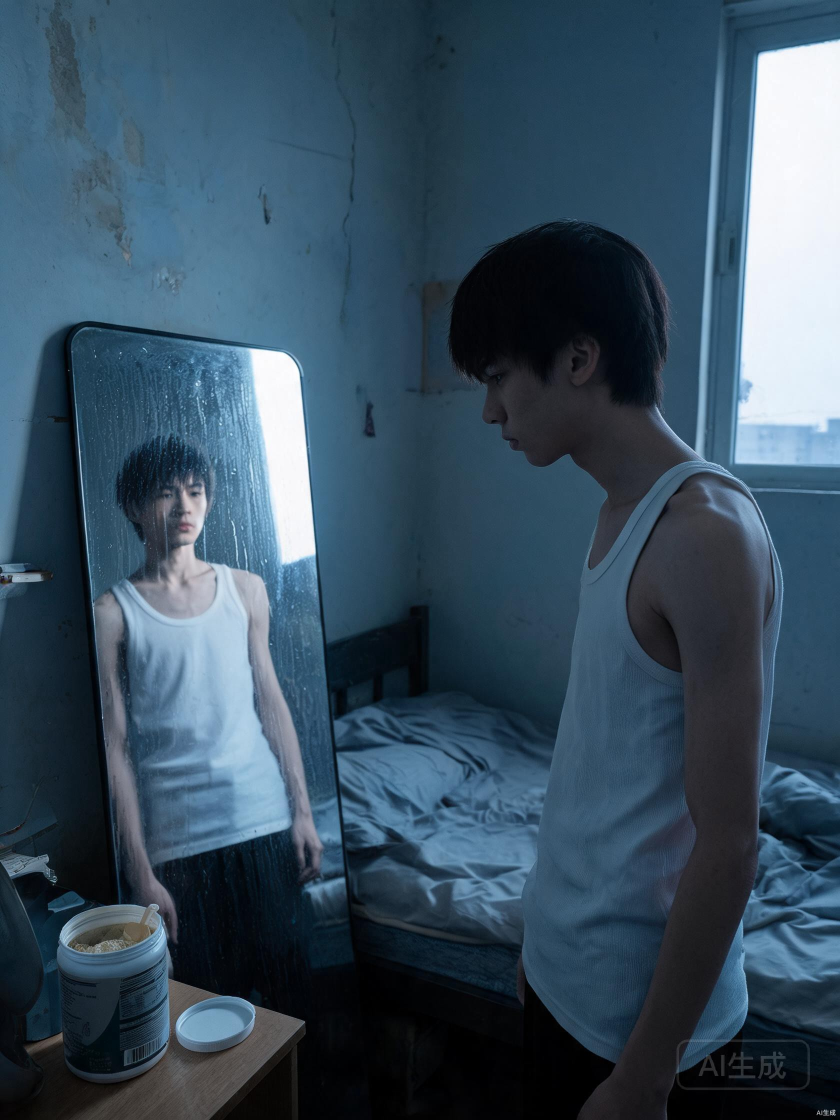
#> input picture muscle_growth_01_initial.jpg, 1680 x 2240 px (shown at 1/2 size)
$ python -i filter_images.py   (imports and definitions only)
#> lines starting #> are read from the running program, lines starting #| are printed output that depends on the picture; after the words box and inside, x2 and y2 are one past the last pixel; in counts of white or black regions, pixels touching at a corner belong together
#!/usr/bin/env python3
# -*- coding: utf-8 -*-
"""
农产品图片批量过滤工具

过滤规则（任一命中即判为不合格，移入 _rejected 对应分类目录）：
  1. 重复：文件内容完全相同，或解码后的像素完全一致（同图换格式/重压缩但像素不变）
  2. 人脸：检测到任意人脸（YuNet，低阈值）
  3. 车牌：OCR 命中中国车牌号格式
  4. 文字：OCR 识别出任何中英文文字（严格模式，默认）

用法示例：
  python3 filter_images.py /workspace/新数据
  python3 filter_images.py /workspace/新数据 --dry-run
  python3 filter_images.py /workspace/新数据 --text-keywords-only
"""

import argparse
import csv
import hashlib
import os
import re
import shutil
import signal
import sys
import time
from concurrent.futures import ProcessPoolExecutor

import cv2
import numpy as np
import pytesseract
from PIL import Image, ImageOps

IMAGE_EXTS = {".jpg", ".jpeg", ".jfif", ".png", ".bmp", ".webp", ".tif", ".tiff", ".gif"}

CAT_DUP = "重复"
CAT_FACE = "人脸"
CAT_PLATE = "车牌"
CAT_TEXT = "文字"
CAT_BAD = "无法解码"

# 分类优先级（同一张图命中多个原因时，按此顺序落入最靠前的目录，报告里仍记录全部原因）
PRIORITY = [CAT_DUP, CAT_FACE, CAT_PLATE, CAT_TEXT]

PROVINCES = "京津沪渝冀豫云辽黑湘皖鲁新苏浙赣鄂桂甘晋蒙陕吉闽贵粤青藏川宁琼使领"
PLATE_RE = re.compile(
    rf"[{PROVINCES}][A-HJ-NP-Z][A-HJ-NP-Z0-9]{{4,6}}"
)
# 省份字被 OCR 误识时的宽松车牌：6~7 位字母数字、至少 1 个字母、至少 4 个数字
PLATE_LOOSE_RE = re.compile(r"^[A-Z0-9]{6,7}$")

# 描述类关键词（仅在 --text-keywords-only 时用于判定文字违规，默认严格模式不使用）
KEYWORD_GROUPS = {
    "地名": [
        "省", "市", "县", "镇", "村", "区", "路", "街", "巷", "产地", "产区", "基地",
        "农场", "果园", "合作社", "市场", "批发", "直发", "发货", "新疆", "云南", "山东",
        "陕西", "广西", "海南", "四川", "福建", "赣南", "烟台", "褚橙", "赣州", "洛川",
    ],
    "重量": [
        "kg", "KG", "Kg", "公斤", "千克", "克", "g", "斤", "两", "吨", "磅", "lb",
        "净重", "毛重", "规格", "装", "箱", "件",
    ],
    "种类": [
        "苹果", "橙", "脐橙", "橘", "柑", "柚", "梨", "桃", "李", "杏", "枣", "葡萄",
        "草莓", "蓝莓", "樱桃", "荔枝", "龙眼", "芒果", "香蕉", "猕猴桃", "柿", "石榴",
        "火龙果", "菠萝", "哈密瓜", "西瓜", "蔬菜", "水果", "土豆", "番茄", "西红柿",
        "黄瓜", "辣椒", "大蒜", "生姜", "洋葱", "胡萝卜", "白菜", "萝卜", "玉米", "大米",
    ],
    "新鲜度": [
        "新鲜", "现摘", "现采", "当日", "当天", "刚摘", "新鲜采摘", "特级", "一级", "二级",
        "精品", "优选", "优质", "鲜", "嫩", "甜", "多汁", "脆", "包邮", "产地直供",
    ],
    "颜色": [
        "红", "绿", "黄", "紫", "白", "黑", "青", "橙", "蓝", "褐", "色",
    ],
}

OCR_LANG = "chi_sim+eng"
CJK_RE = re.compile(r"[\u4e00-\u9fff]")


def _core(t):
    """去掉标点空白，仅保留汉字/字母/数字。"""
    return re.sub(r"[^\u4e00-\u9fffA-Za-z0-9]", "", t)


# ----------------------------- 基础工具 -----------------------------

# [49 lines left out: functions list_images, sha256_file, load_rgb, pixel_hash, _resize_long_side, not called in this run]


# ----------------------------- 人脸检测 -----------------------------

_FACE_DET = None


# [29 lines left out: functions _get_face_detector, detect_faces, not called in this run]


# ----------------------------- OCR -----------------------------

def _prep_for_ocr(rgb):
    """返回用于 OCR 的灰度变体：尺度归一图 + 反色二值图（兼顾深底浅字）。"""
    gray = cv2.cvtColor(rgb, cv2.COLOR_RGB2GRAY)
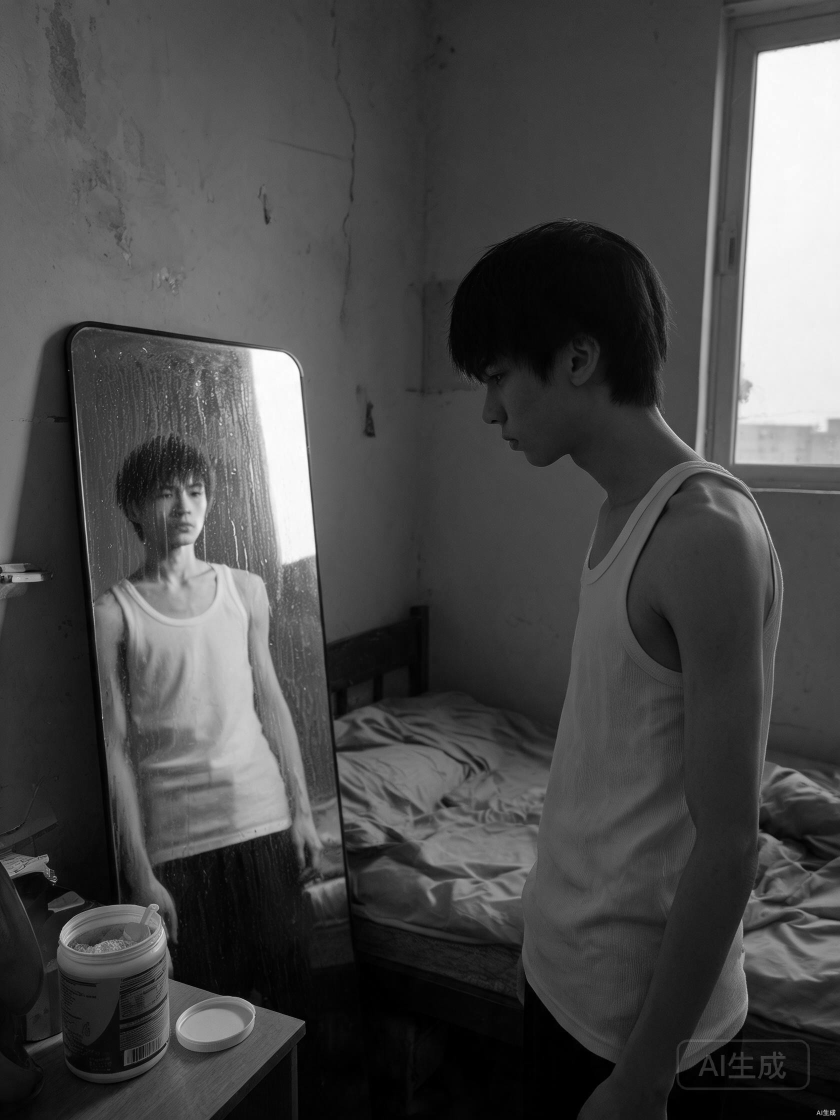
#> gray: shape (2240, 1680) (shown at 1/2 size); min 0, max 255, mean 73.6
    h, w = gray.shape[:2]
#> h = 2240; w = 1680
    long_side = max(h, w)
#> long_side = 2240
    # 小图放大到 1600（最多 2 倍），大图压到 1600，兼顾小字号识别与速度
    scale = 1.0
    if long_side > 1600:
        scale = 1600.0 / long_side
#> scale = 0.714
    elif long_side < 1600:
        scale = min(2.0, 1600.0 / long_side)
    if scale != 1.0:
        gray = cv2.resize(gray, (int(w * scale), int(h * scale)), interpolation=cv2.INTER_CUBIC)
#> gray: shape (1600, 1200)
    otsu_inv = cv2.threshold(gray, 0, 255, cv2.THRESH_BINARY_INV + cv2.THRESH_OTSU)[1]
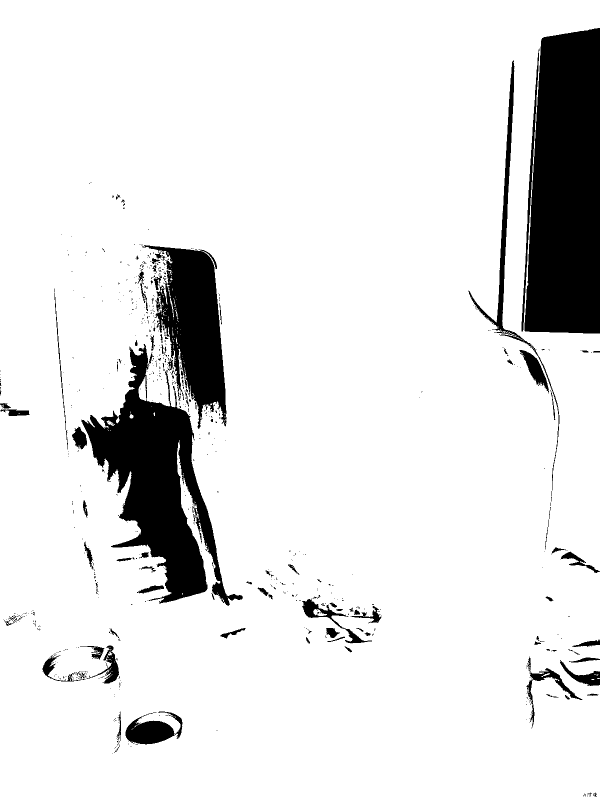
#> otsu_inv: shape (1600, 1200) (shown at 1/2 size); 89.4% white; 696 black regions (598 under 20 px), largest, box (x1, y1, x2, y2) and area: (1049, 56, 1200, 667) 80539, (163, 688, 486, 1212) 59301, (284, 490, 453, 858) 30741
    return [("up", gray, (3, 11)), ("otsu_inv", otsu_inv, (11,))]


# [260 lines left out: functions ocr_tokens, is_meaningful_text, match_keywords, match_plates, inspect_image, main, not called in this run]


# [3 lines not run here, left out]

>>> import cv2
>>> picture = cv2.cvtColor(cv2.imread('muscle_growth_01_initial.jpg'), cv2.COLOR_BGR2RGB)
>>> result = _prep_for_ocr(picture)
#> result = 2 items
